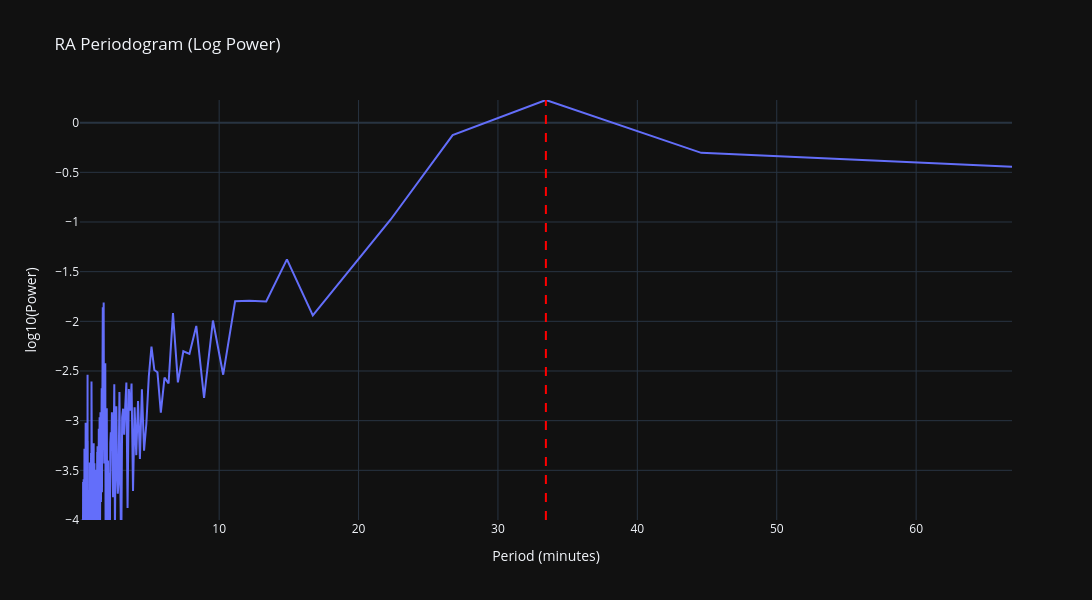

Notebook source saved alongside this figure:
### Code cell
periods_min = 1 / freqs / 60
log_power = np.log10(power)
max_y = np.max(log_power)
fig = go.Figure()

fig.add_trace(go.Scatter(
    x=periods_min,
    y=log_power,
    mode='lines',
    name='log10(Power)'
))

fig.add_vline(x=worm_period_sec/60, line_dash="dash", line_color="red")

fig.update_layout(
    title="RA Periodogram (Log Power)",
    xaxis_title="Period (minutes)",
    yaxis_title="log10(Power)", 
    height=600, width=1200, template="plotly_dark",
)
max_y
fig.update_yaxes(range=[ -4, max_y])

fig.show()

### Figure 1 — Plotly figure (JSON) as saved in the notebook; plotly's stock layout.template omitted (floating-point values rounded to 4 significant figures; data arrays with more than 128 entries replaced by an {"elided": "..."} marker saying what was removed)
{"data": [{"mode": "lines", "name": "log10(Power)", "type": "scatter", "x": {"elided": "7851 float values"}, "y": {"elided": "7851 float values"}}], "layout": {"height": 600, "shapes": [{"line": {"color": "red", "dash": "dash"}, "type": "line", "x0": 33.44, "x1": 33.44, "xref": "x", "y0": 0, "y1": 1, "yref": "y domain"}], "title": {"text": "RA Periodogram (Log Power)"}, "width": 1200, "xaxis": {"title": {"text": "Period (minutes)"}}, "yaxis": {"range": [-4, 0.2283], "title": {"text": "log10(Power)"}}}}
